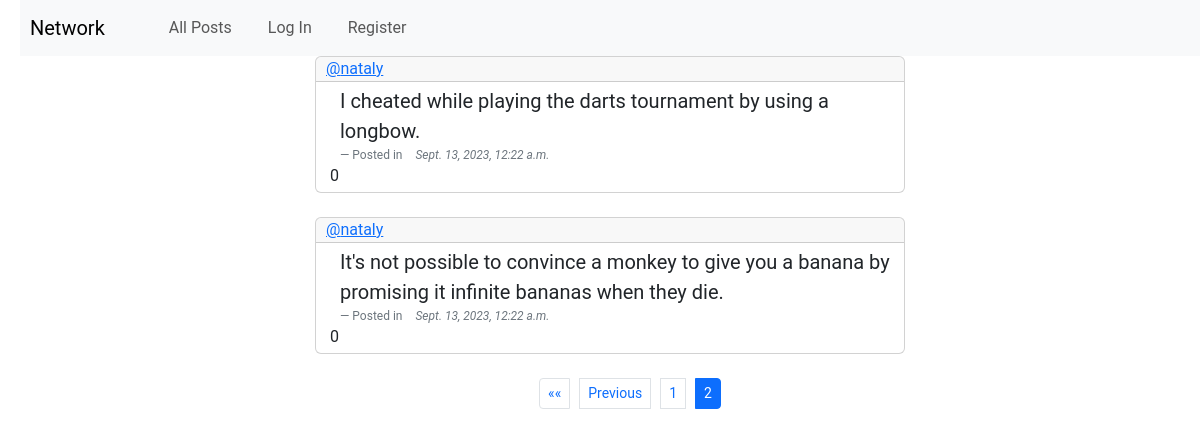
Screenshot of /?page=2 with the database file from the repository.
### network/models.py (models this page shows, shortened)
class Post(models.Model):
    user = models.ForeignKey(User, related_name='author', on_delete=models.CASCADE)
    created = models.DateTimeField(auto_now_add=True)
    postContent= models.TextField()
    likes = models.ManyToManyField(User, related_name='liked_posts', blank=True)

class User(AbstractUser):
    pass

### network/views.py (the view)
# urls.py: path("", views.index, name="index"),
def index(request):
    allPosts = Post.objects.all()
    posts = []
    for post in allPosts:
        likes = post.likes.count()
        posts.append((post, likes))
    paginator = Paginator(posts, 10) # Show 10 posts per page.
    page_number = request.GET.get('page')
    page_obj = paginator.get_page(page_number)
    return render(request, "network/index.html", {'page_obj': page_obj})

### network/templates/network/index.html (shortened to what this page needs)
{% extends "network/layout.html" %}
{% block body %}
{% for posts, likes in page_obj %}
<div class="card">
    <div class="card-header">
      <a href="{% url 'profile' posts.user.id %}">@{{posts.user}}</a>
    </div>
    <div class="card-body">
      <blockquote class="blockquote mb-0">
        <p>{{posts.postContent}}</p>
        <footer class="blockquote-footer">Posted in <cite title="Source Title">{{posts.created}}</cite></footer>
      </blockquote>
      {{likes}}
    </div>
  </div>
<br>
{% empty %}
    <div>No Posts yet!</div>
{% endfor %}
<nav aria-label="Page navigation example">
{% if page_obj.paginator.num_pages > 1 %}
  <ul class="pagination justify-content-center pagination-sm">
    {% if page_obj.has_previous %}
      <li class="page-item"><a class="page-link" href="?page=1">&laquo;&laquo;</a></li>
      <li class="page-item"><a class="page-link" href="?page={{ page_obj.previous_page_number }}">Previous</a></li>
    {% endif %}
    {% for i in page_obj.paginator.page_range %}
      {% if i == page_obj.number %}
        <li class="page-item active">
          <span class="page-link">{{ i }}</span>
        </li>
      {% elif i > page_obj.number|add:"-3" and i < page_obj.number|add:"3" %}
        <li class="page-item">
          <a class="page-link" href="?page={{ i }}">{{ i }}</a>
        </li>
      {% endif %}
    {% endfor %}
  </ul>
{% endif %}
</nav>
{% endblock %}

### network/static/network/styles.css (style rules this page uses)
* { margin-left: 10px; }
body { font-family: 'Roboto', sans-serif; }
.card { margin: auto; width: 50%; }
.card-header { padding: 0; height: 1 rem; margin-left: 0; }
.card-body { padding: 4px; }
.card-body p { font-size: 1 rem; }
.card-body footer { font-size: 12px; }

### rows the page displays
Post: user "nataly", postContent "I cheated while playing the darts tournament by using a longbow.", created "Sept. 13, 2023, 12:22 a.m.", likes "0"
Post: user "nataly", postContent "It's not possible to convince a monkey to give you a banana by promising it infinite bananas when they die.", created "Sept. 13, 2023, 12:22 a.m.", likes "0"

### other values shown
{{ i }} "1"
{{ i }} "2"
